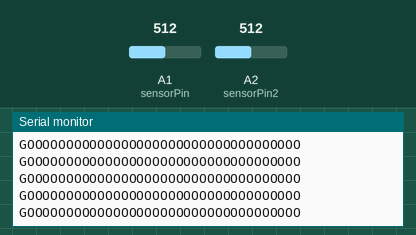
Recording of a sketch running on a simulated Arduino Uno, built with avr-gcc and run on an emulated ATmega328P. Shown: the last lines printed to the serial monitor. The inputs (shaded band) are chosen by the test bench; at power-on: A1 (sensorPin) = 512, A2 (sensorPin2) = 512.

Above: at 1.2 s.
1.3 s: A1 (sensorPin) set to 981
2.8 s: A1 (sensorPin) set to 1005
At 2.96 s:
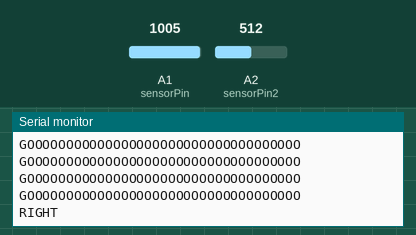
4.7 s: A2 (sensorPin2) set to 971
At 4.77 s:
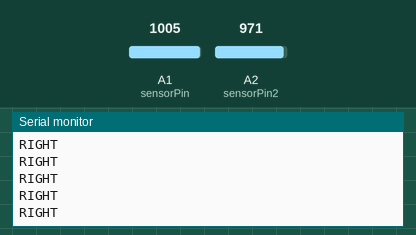
6.2 s: A2 (sensorPin2) set to 1000
At 6.37 s:
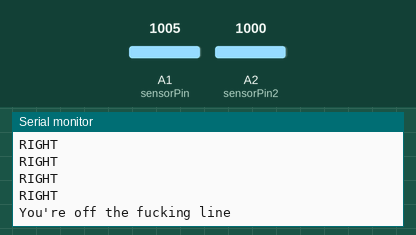

Measured:
- the behaviour switches between 987 and 988 on A1 (sensorPin) (found by bisection; images 0 and 1)
- the behaviour switches between 987 and 988 on A2 (sensorPin2) (found by bisection; images 2 and 3)
- after the input at 2.8 s, the serial monitor: prints a new line at once (image 1)
- after the input at 6.2 s, the serial monitor: prints a new line at once (image 3)

The sketch:

LineFollowBasic.ino
```cpp
/*
Nathan Schomer
Deb Hudson

This is our code.

Blah blah blah.

Distance from bottom of steering plate to ground of the HamBot. */

#define WHITE_THRESH 987

int sensorPin = A1;    // select the input pin for the potentiometer
int sensorPin2 = A2;
int sensorValueL = 0;  // variable to store the value coming from the sensor
int sensorValueR = 0;

void setup() {

  Serial.begin(9600);
}

void loop() {
  sensorValueL = analogRead(sensorPin2);
  sensorValueR = analogRead(sensorPin);

  if(sensorValueL > WHITE_THRESH)
  {
    Serial.println("You're off the fucking line");
  }

  else if(sensorValueR > WHITE_THRESH)
  {
    Serial.println("RIGHT");
  }
  else if(sensorValueL <= WHITE_THRESH && sensorValueR <= WHITE_THRESH)
  {
   Serial.println("GOOOOOOOOOOOOOOOOOOOOOOOOOOOOOOOOOOO");
  }
    //Serial.println(sensorValue);
  delay(200);
}
```
